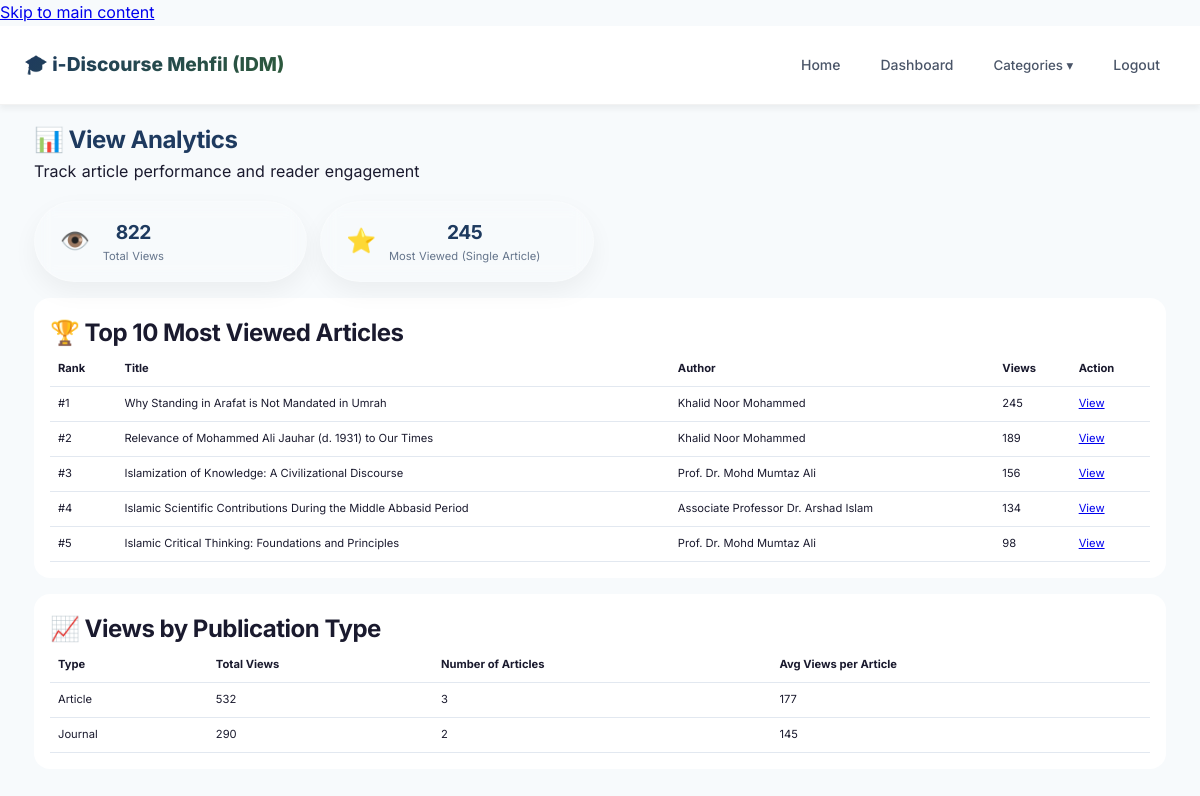
The app's page /stats.php (signed in) with its own data.
### tables this page shows
CREATE TABLE `posts` (
    `id` INT(11) NOT NULL AUTO_INCREMENT,
    `title` VARCHAR(255) NOT NULL,
    `title_bm` VARCHAR(255) DEFAULT NULL,
    `content` LONGTEXT NOT NULL,
    `content_bm` LONGTEXT DEFAULT NULL,
    `excerpt` TEXT DEFAULT NULL,
    `featured_image` VARCHAR(255) DEFAULT NULL,
    `post_type` ENUM('article', 'fatwa', 'tafsir', 'hadith_study', 'fiqh', 'usuluddin', 'islamic_finance', 'halal_research', 'book_chapter', 'journal', 'lecture', 'findings') DEFAULT 'article',
    `status` ENUM('draft', 'published', 'under_review') DEFAULT 'draft',
    `author_id` INT(11) DEFAULT NULL,
    `views` INT(11) DEFAULT 0,
    `unique_views` INT(11) DEFAULT 0,
    `references_text` TEXT DEFAULT NULL,
    `created_at` TIMESTAMP NOT NULL DEFAULT CURRENT_TIMESTAMP,
    `updated_at` TIMESTAMP NOT NULL DEFAULT CURRENT_TIMESTAMP ON UPDATE CURRENT_TIMESTAMP,
    PRIMARY KEY (`id`),
    FULLTEXT KEY `search_idx` (`title`, `content`, `excerpt`),
    FOREIGN KEY (`author_id`) REFERENCES `users`(`id`) ON DELETE CASCADE
);

CREATE TABLE `users` (
    `id` INT(11) NOT NULL AUTO_INCREMENT,
    `username` VARCHAR(50) NOT NULL,
    `email` VARCHAR(100) NOT NULL,
    `password` VARCHAR(255) NOT NULL,
    `full_name` VARCHAR(100) NOT NULL,
    `role` ENUM('admin', 'scholar', 'reader') DEFAULT 'reader',
    `profile_image` VARCHAR(255) DEFAULT NULL,
    `bio` TEXT DEFAULT NULL,
    `institution` VARCHAR(150) DEFAULT NULL,
    `specialization` VARCHAR(100) DEFAULT NULL,
    `malaysia_state` VARCHAR(50) DEFAULT NULL,
    `google_scholar` VARCHAR(255) DEFAULT NULL,
    `researchgate` VARCHAR(255) DEFAULT NULL,
    `display_order` INT(11) DEFAULT 0,
    `created_at` TIMESTAMP NOT NULL DEFAULT CURRENT_TIMESTAMP,
    PRIMARY KEY (`id`),
    UNIQUE KEY `username` (`username`),
    UNIQUE KEY `email` (`email`)
);

### stats.php (the view, shortened to what this page needs)
<?php
require_once 'config/database.php';
$total_views = 0;
$most_viewed = null;
$views_by_type = [];
$top_articles = [];
if (isset($pdo) && $pdo) {
    try {
        $total_views = $pdo->query("SELECT SUM(views) as total FROM posts")->fetch()['total'] ?? 0;
        $most_viewed = $pdo->query("SELECT title, views FROM posts ORDER BY views DESC LIMIT 1")->fetch();
        $views_by_type = $pdo->query("SELECT post_type, SUM(views) as total_views, COUNT(*) as count FROM posts GROUP BY post_type ORDER BY total_views DESC")->fetchAll();
        $top_articles = $pdo->query("SELECT p.id, p.title, p.views, u.full_name as author FROM posts p JOIN users u ON p.author_id = u.id WHERE p.status = 'published' ORDER BY p.views DESC LIMIT 10")->fetchAll();
    } catch (Exception $e) {
        $db_error = $db_error ?? $e->getMessage();
    }
} else {
    $db_error = $db_error ?? 'Database unavailable.';
}
?>
<!DOCTYPE html>
<html lang="en">
<head>
    <link rel="stylesheet" href="css/islamic-style.css">
    <link rel="stylesheet" href="css/style.css">
</head>
<body>
    <nav class="navbar">
        <div class="container">
            <div class="nav-brand">
                <a href="index.php">🎓 i-Discourse Mehfil (IDM)</a>
            </div>
            <div class="nav-menu">
                <a href="index.php" class="nav-link">Home</a>
                <a href="dashboard.php" class="nav-link">Dashboard</a>
                <div class="dropdown">
                    <button class="dropdown-btn">Categories ▾</button>
                </div>
                <a href="logout.php" class="nav-link">Logout</a>
            </div>
        </div>
    </nav>
    <main class="container">
        <div class="dashboard-header">
            <h1>📊 View Analytics</h1>
            <p>Track article performance and reader engagement</p>
        </div>
        <div class="stats-grid">
            <div class="stat-card">
                <div class="stat-icon">👁️</div>
                <div class="stat-info">
                    <h3><?php echo number_format($total_views); ?></h3>
                    <p>Total Views</p>
                </div>
            </div>
            <div class="stat-card">
                <div class="stat-icon">⭐</div>
                <div class="stat-info">
                    <h3><?php echo number_format($most_viewed['views'] ?? 0); ?></h3>
                    <p>Most Viewed (Single Article)</p>
                </div>
            </div>
        </div>
        <div class="recent-posts">
            <h2>🏆 Top 10 Most Viewed Articles</h2>
            <div class="posts-table">
                <table>
                    <thead>
                        <tr><th>Rank</th><th>Title</th><th>Author</th><th>Views</th><th>Action</th></tr>
                    </thead>
                    <tbody>
                        <?php foreach($top_articles as $index => $article): ?>
                        <tr>
                            <td>#<?php echo $index + 1; ?></td>
                            <td><?php echo htmlspecialchars($article['title']); ?></td>
                            <td><?php echo htmlspecialchars($article['author']); ?></td>
                            <td><?php echo number_format($article['views']); ?></td>
                            <td><a href="view-post.php?id=<?php echo $article['id']; ?>">View</a></td>
                        </tr>
                        <?php endforeach; ?>
                    </tbody>
                </table>
            </div>
        </div>
        <div class="recent-posts">
            <h2>📈 Views by Publication Type</h2>
            <div class="posts-table">
                <table>
                    <thead><tr><th>Type</th><th>Total Views</th><th>Number of Articles</th><th>Avg Views per Article</th></tr></thead>
                    <tbody>
                        <?php foreach($views_by_type as $type): ?>
                        <tr>
                            <td><?php echo ucfirst(str_replace('_', ' ', $type['post_type'])); ?></td>
                            <td><?php echo number_format($type['total_views']); ?></td>
                            <td><?php echo $type['count']; ?></td>
                            <td><?php echo round($type['total_views'] / $type['count']); ?></td>
                        </tr>
                        <?php endforeach; ?>
                    </tbody>
                </table>
            </div>
        </div>
    </main>
</body>
</html>

### css/islamic-style.css (style rules this page uses)
* { margin: 0; padding: 0; box-sizing: border-box; }
body { font-family: 'Inter', 'Segoe UI', system-ui, -apple-system, sans-serif; line-height: 1.6; color: #1a1a2e; background: linear-gradient(135deg, #f5f7fa 0%, #e9ecef 100%); min-height: 100vh; overflow-x: hidden; }
.container { max-width: 1280px; margin: 0 auto; padding: 0 16px; }
.navbar { background: rgba(255, 255, 255, 0.95); backdrop-filter: blur(10px); box-shadow: 0 4px 20px rgba(0, 0, 0, 0.05); position: sticky; top: 0; z-index: 1000; border-bottom: 1px solid rgba(0, 0, 0, 0.05); }
.navbar .container { display: flex; flex-direction: column; padding: 0.8rem 16px; }
.nav-brand { display: flex; justify-content: space-between; align-items: center; width: 100%; margin-bottom: 0.8rem; }
.nav-brand a { font-size: 1.2rem; font-weight: 800; background: linear-gradient(135deg, #1e3a5f, #2d5a3b, #1e3a5f); background-size: 200% 200%; -webkit-background-clip: text; background-clip: text; color: transparent; text-decoration: none; animation: gradientShift 5s ease infinite; }
.nav-menu { display: none; flex-direction: column; gap: 0.5rem; width: 100%; margin-top: 0.5rem; }
.nav-link { text-decoration: none; color: #4a5568; padding: 0.5rem 1rem; transition: all 0.3s ease; border-radius: 50px; font-weight: 500; font-size: 0.9rem; text-align: center; }
.dashboard-header { margin: 1rem 0; padding: 0 10px; }
.dashboard-header h1 { font-size: 1.5rem; color: #1e3a5f; }
.stats-grid { display: grid; grid-template-columns: repeat(2, 1fr); gap: 0.8rem; margin: 1rem 0; padding: 0 10px; }
.stat-card { background: white; padding: 1rem; border-radius: 16px; display: flex; align-items: center; gap: 0.8rem; box-shadow: 0 10px 25px rgba(0, 0, 0, 0.05); }
.stat-icon { font-size: 1.5rem; }
.stat-info h3 { font-size: 1.2rem; color: #1e3a5f; }
.stat-info p { font-size: 0.7rem; color: #64748b; }
.recent-posts { background: white; padding: 1rem; border-radius: 16px; margin: 1rem 10px; overflow-x: auto; }
.posts-table { overflow-x: auto; }
.posts-table table { min-width: 500px; width: 100%; border-collapse: collapse; }
.posts-table th, .posts-table td { padding: 0.5rem; text-align: left; border-bottom: 1px solid #e2e8f0; font-size: 0.7rem; }
@media (min-width: 768px) { .container { padding: 0 24px; } }
@media (min-width: 768px) { .navbar .container { flex-direction: row; justify-content: space-between; align-items: center; padding: 1rem 24px; } }
@media (min-width: 768px) { .nav-brand { width: auto; margin-bottom: 0; } }
@media (min-width: 768px) { .nav-menu { display: flex !important; flex-direction: row; width: auto; margin-top: 0; gap: 0.5rem; } }
@media (min-width: 768px) { .stats-grid { grid-template-columns: repeat(4, 1fr); } }
button, .btn, .nav-link, .btn-small, .read-more { cursor: pointer; min-height: 44px; display: inline-flex; align-items: center; justify-content: center; }
html { scroll-behavior: smooth; }

### records on screen
posts: views "245", title "Why Standing in Arafat is Not Mandated in Umrah", author.full_name "Khalid Noor Mohammed"
posts: title "Relevance of Mohammed Ali Jauhar (d. 1931) to Our Times", author.full_name "Khalid Noor Mohammed", views "189"
posts: title "Islamization of Knowledge: A Civilizational Discourse", author.full_name "Prof. Dr. Mohd Mumtaz Ali", views "156"
posts: title "Islamic Scientific Contributions During the Middle Abbasid Period", author.full_name "Associate Professor Dr. Arshad Islam", views "134"
posts: title "Islamic Critical Thinking: Foundations and Principles", author.full_name "Prof. Dr. Mohd Mumtaz Ali", views "98"

### other values on screen
$total_views "822"
str_replace('_', ' ', $type['post_type']) "Article"
$type['total_views'] "532"
$type['count'] "3"
$type['total_views'] / $type['count'] "177"
str_replace('_', ' ', $type['post_type']) "Journal"
$type['total_views'] "290"
$type['count'] "2"
$type['total_views'] / $type['count'] "145"
